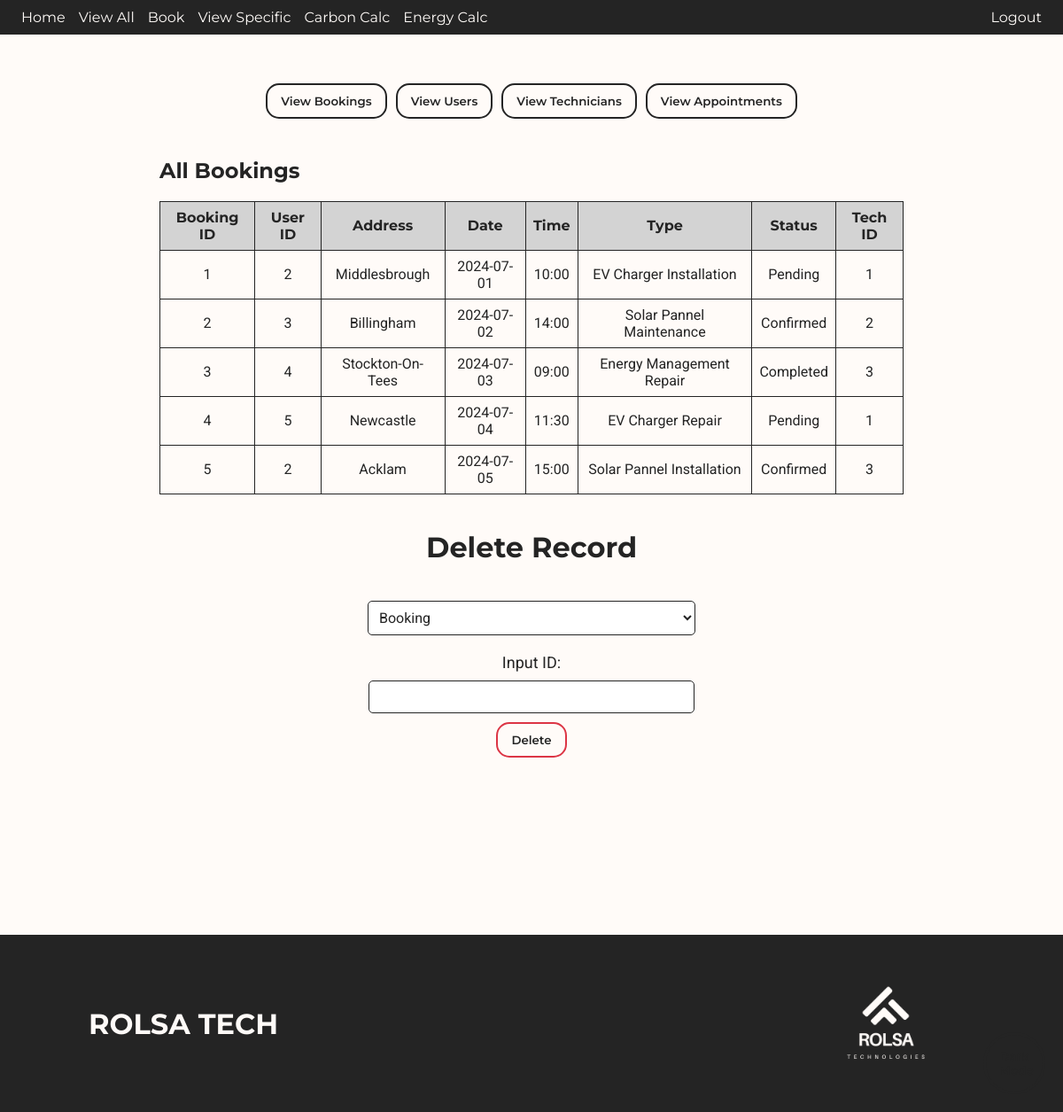
Page /view_all on the committed database.
### tables this page shows
CREATE TABLE bookings (
                booking_id INTEGER PRIMARY KEY AUTOINCREMENT,
                user_id INTEGER,
                address TEXT,
                booking_date TEXT NOT NULL,
                booking_time TEXT NOT NULL,
                booking_type TEXT NOT NULL,
                booking_status TEXT NOT NULL,
                technican_id INTEGER,
                FOREIGN KEY (user_id) REFERENCES users(user_id),
                FOREIGN KEY (technican_id) REFERENCES technicians(technican_id)
            );

### app.py (the view)
@app.route('/view_all', methods=['GET', 'POST'])
def view_all():
    bookings = None
    users = None
    technicians = None
    appoints = None
    if request.method == 'POST':
        action = request.form.get('action')
        if action == 'ViewBookings':
            bookings = get_all_bookings()
        elif action == 'ViewUsers':
            users = get_all_users()
        elif action == 'ViewTechnicians':
            technicians = get_all_techs()
        elif action == "ViewAppointments":
            appoints = get_all_appointments()
        elif action == 'Delete':
            delete_type = request.form.get('deleteType')
            id_input = request.form.get('idInput')
            if delete_type == 'Booking':
                delete_booking(id_input)
                bookings = get_all_bookings()
            elif delete_type == 'User':
                delete_user(id_input)
                users = get_all_users()
            elif delete_type == 'Technician':
                delete_tech(id_input)
                technicians = get_all_techs()
            elif delete_type == "Appointment":
                delete_appoint(id_input)
                appoints = get_all_appointments()
    else:
        bookings = get_all_bookings()
    return render_template(
        'view_all.html',
        bookings=bookings,
        users=users,
        technicians=technicians,
        appoints=appoints
    )

### queries/bookings_queries.py (called while the page is built)
def get_all_bookings():
    try:
        with sqlite3.connect(DB_PATH) as conn:
            cursor = conn.cursor()
            cursor.execute("PRAGMA foreign_keys = ON;")
            cursor.execute("SELECT * FROM bookings")
            bookings = cursor.fetchall()
        return bookings
    except sqlite3.Error as e:
        print(f"Database error: {e}")

### templates/view_all.html (shortened to what this page needs)
<!DOCTYPE html>
<html lang="en">
<head>
    <link rel="stylesheet" href="{{ url_for('static', filename='index.css') }}">
    <link rel="stylesheet" href="{{ url_for('static', filename='navbar.css') }}">
    <link rel="stylesheet" href="{{ url_for('static', filename='table.css') }}">
    <link rel="stylesheet" href="{{ url_for('static', filename='form.css') }}">
</head>
<body>
    <nav>
        <div>
            <a href="{{ url_for('home') }}">Home</a>
            <a href="{{ url_for('view_all') }}">View All</a>
            <a href="{{ url_for('create_booking_page') }}">Book</a>
            <a href="{{ url_for('view_specific') }}">View Specific</a>
            <a href="{{ url_for('carbon_calc') }}">Carbon Calc</a>
            <a href="{{ url_for('energy_calc') }}">Energy Calc</a>
        </div>
        <a href="/logout">Logout</a>
    </nav>
    <button class="darkModeBtn" id="darkModeBtn">Dark Mode</button>
    <form method="POST" action="/view_all" id="viewForm">
        <button type="submit" name="action" value="ViewBookings">View Bookings</button>
        <button type="submit" name="action" value="ViewUsers">View Users</button>
        <button type="submit" name="action" value="ViewTechnicians">View Technicians</button>
        <button type="submit" name="action" value="ViewAppointments">View Appointments</button>
    </form>
    <br>
    <div class="table-container">
        {% if bookings %}
            <h2>All Bookings</h2>
            <table>
                <thead>
                    <tr>
                        <th>Booking ID</th>
                        <th>User ID</th>
                        <th>Address</th>
                        <th>Date</th>
                        <th>Time</th>
                        <th>Type</th>
                        <th>Status</th>
                        <th>Tech ID</th>
                    </tr>
                </thead>
                <tbody>
                    {% for booking in bookings %}
                    <tr>
                        <td>{{ booking[0] }}</td>
                        <td>{{ booking[1] }}</td>
                        <td>{{ booking[2] }}</td>
                        <td>{{ booking[3] }}</td>
                        <td>{{ booking[4] }}</td>
                        <td>{{ booking[5] }}</td>
                        <td>{{ booking[6] }}</td>
                        <td>{{ booking[7] }}</td>
                    </tr>
                    {% endfor %}
                </tbody>
            </table>
        {% endif %}
    </div>
    <h1 id="deleteHeader">Delete Record</h1>
    <form method="POST" id="deleteForm">
        <select name="deleteType" id="">
            <option value="Booking">Booking</option>
        </select>
        <label for="idInput">Input ID:</label>
        <input type="number" name="idInput">
        <button type="submit" name="action" value="Delete">Delete</button>
    </form>
    <footer id="viewAllFooter">
        <a href="" onclick="backToTop(event)"><h1>ROLSA TECH</h1></a>
        <img src="../static/imgs/RolsaTechLogo.png" alt="Logo for rolsa technologies">
    </footer>
</body>
</html>

### static/index.css (style rules this page uses)
:root { --backgroud-color: #FFFBF8; --font-color: #242424; --nav-color: #242424; --shadow-color: #24242459; --a-color: #FFFBF8; }
h1 { font-family: "Montserrat", sans-serif; }
h2 { font-family: "Montserrat", sans-serif; }
html { scroll-behavior: smooth; }
body { font-family: 'Roboto', sans-serif; margin: 0; padding: 0; background-color: var(--backgroud-color); color: var(--font-color); display: flex; flex-direction: column; justify-content: center; align-items: center; width: 100vw; }
button { position: relative; font-family: "Montserrat", sans-serif; background: none; border: 2px solid var(--font-color); color: var(--font-color); font-weight: 600; padding: 10px 15px; cursor: pointer; border-radius: 15px; overflow: hidden; z-index: 1; transition: all .4s ease; }
button::before { content: ""; position: absolute; bottom: 0; left: 0; width: 0%; height: 100%; background-color: var(--font-color); z-index: -1; transition: all .4s ease; }
footer { width: 100%; display: flex; flex-direction: row; align-items: center; justify-content: space-between; background-color: var(--nav-color); height: 200px; margin-top: 50px; }
#viewAllFooter { margin-top: 200px; }
footer h1 { color: var(--a-color); margin-left: 100px; }
footer img { height: 200px; margin-right: 100px; }
.darkModeBtn { width: 70px; height: 70px; position: fixed; bottom: 20px; right: 20px; border: 3px solid var(--font-color); border-radius: 50px; }

### static/navbar.css (style rules this page uses)
:root { --backgroud-color: #FFFBF8; --font-color: #242424; --nav-color: #242424; --a-color: #FFFBF8; }
a { font-family: "Montserrat", sans-serif; color: var(--a-color); text-decoration: none; }
nav { background-color: var(--nav-color); padding: 10px 40px 10px 40px; display: flex; gap: 15px; width: 96vw; display: flex; flex-direction: row; flex-wrap: wrap; justify-content: space-between; }
nav div { display: flex; flex-direction: row; gap: 15px; }

### static/table.css (style rules this page uses)
:root { --backgroud-color: #FFFBF8; --font-color: #242424; --table-color: lightgray; }
.table-container { width: 70%; overflow-x: auto; }
table { border-collapse: collapse; width: 100%; min-width: fit-content; }
th, td { border: 1px solid var(--font-color); padding: 8px; text-align: center; color: var(--font-color) }
th { background-color: var(--table-color); font-family: "Montserrat", sans-serif; }

### static/form.css (style rules this page uses)
:root { --backgroud-color: #FFFBF8; --font-color: #242424; --button-color: #5A82C3; --red-color: #dc3545; --input-color: white; }
form { display: flex; flex-direction: column; justify-content: center; align-items: center; }
select { margin: 10px 0px 10px 0px; padding: 8px; border: 1px solid var(--font-color); border-radius: 5px; font-family: 'Roboto', sans-serif; font-size: 16px; color: var(--font-color); width: 370px; background-color: var(--input-color); }
input, textarea { margin: 10px; padding: 8px; border: 1px solid var(--font-color); border-radius: 5px; font-family: 'Roboto', sans-serif; font-size: 16px; color: var(--font-color); width: 350px; background-color: var(--input-color); }
label { font-family: 'Roboto', sans-serif; font-size: 18px; color: var(--font-color); margin-top: 10px; }
#viewForm { display: flex; flex-direction: row; margin: 50px 0px 0px 0px; flex-wrap: wrap; }
#viewForm button { margin: 5px; }
#deleteHeader { margin-top: 40px; }
#deleteForm { margin-top: 10px; }
#deleteForm button { border: 2px solid var(--red-color); }
#deleteForm button::before { background-color: var(--red-color); }
label { max-width: 370px; }

### rows in the picture
bookings: booking_id "1", user "2", address "Middlesbrough", booking_date "2024-07-01", booking_time "10:00", booking_type "EV Charger Installation", booking_status "Pending", technican "1"
bookings: booking_id "2", user "3", address "Billingham", booking_date "2024-07-02", booking_time "14:00", booking_type "Solar Pannel Maintenance", booking_status "Confirmed", technican "2"
bookings: booking_id "3", user "4", address "Stockton-On-Tees", booking_date "2024-07-03", booking_time "09:00", booking_type "Energy Management Repair", booking_status "Completed", technican "3"
bookings: booking_id "4", user "5", address "Newcastle", booking_date "2024-07-04", booking_time "11:30", booking_type "EV Charger Repair", booking_status "Pending", technican "1"
bookings: booking_id "5", user "2", address "Acklam", booking_date "2024-07-05", booking_time "15:00", booking_type "Solar Pannel Installation", booking_status "Confirmed", technican "3"
